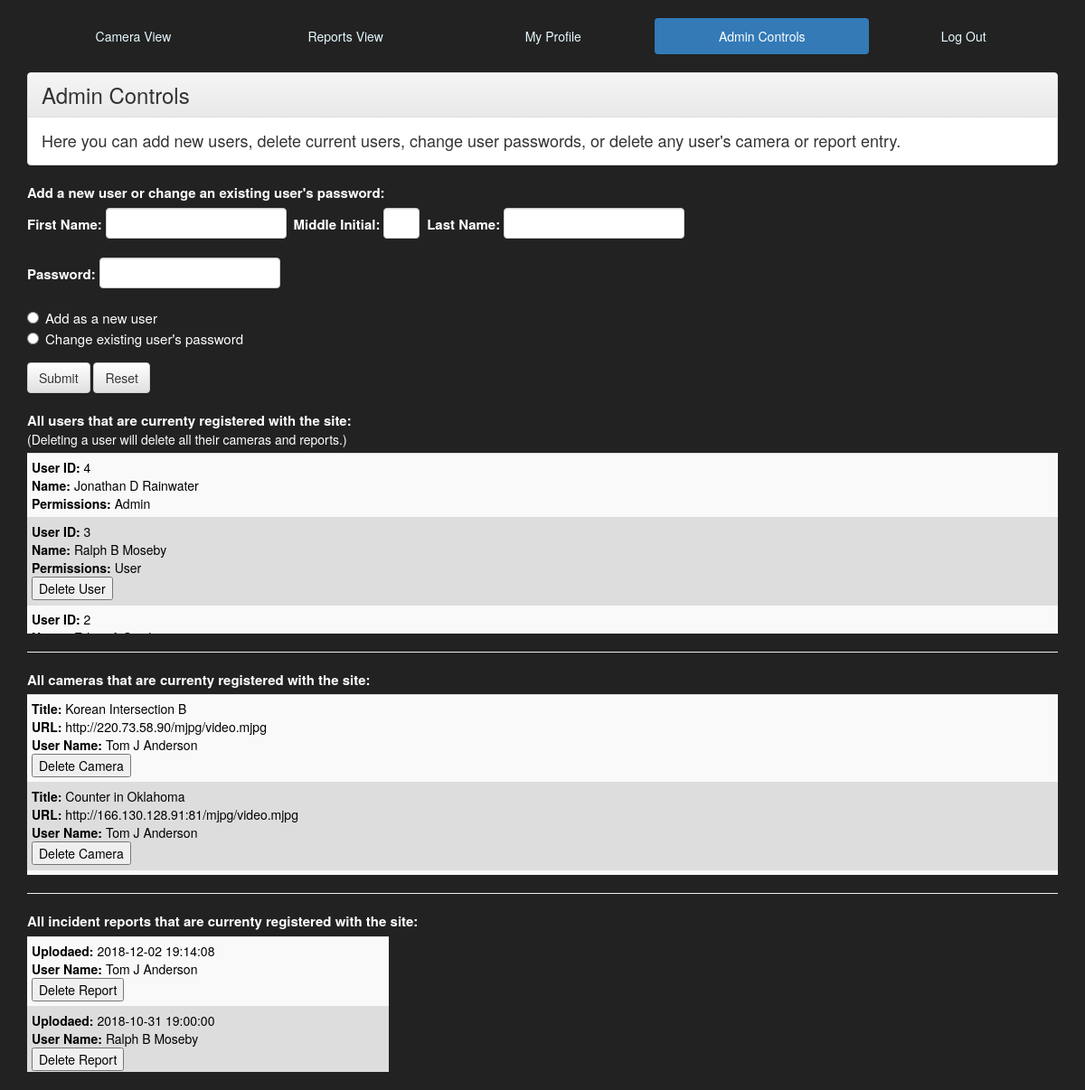
Screenshot of /public_html/project/admin.php (signed in) with the database file from the repository.
### tables this page shows
CREATE TABLE `USER` (
  `USER_ID` int(11) NOT NULL AUTO_INCREMENT,
  `L_NAME` varchar(50) NOT NULL,
  `F_NAME` varchar(50) DEFAULT NULL,
  `M_INITIAL` char(1) DEFAULT NULL,
  `PASSWORD` varchar(255) DEFAULT NULL,
  `IS_ADMIN` tinyint(1) DEFAULT NULL,
  PRIMARY KEY (`USER_ID`)
);

CREATE TABLE `CAMERA` (
  `CAMERA_ID` int(11) NOT NULL AUTO_INCREMENT,
  `URL` tinytext NOT NULL,
  `TITLE` varchar(100) DEFAULT NULL,
  `USER_ID` int(11) NOT NULL,
  PRIMARY KEY (`CAMERA_ID`),
  KEY `USER_ID` (`USER_ID`),
  CONSTRAINT `CAMERA_ibfk_1` FOREIGN KEY (`USER_ID`) REFERENCES `USER` (`USER_ID`) ON DELETE CASCADE
);

CREATE TABLE `REPORT` (
  `REPORT_ID` int(11) NOT NULL AUTO_INCREMENT,
  `UPLOAD_DATE` datetime NOT NULL DEFAULT CURRENT_TIMESTAMP,
  `BODY` text NOT NULL,
  `USER_ID` int(11) NOT NULL,
  PRIMARY KEY (`REPORT_ID`),
  KEY `USER_ID` (`USER_ID`),
  CONSTRAINT `REPORT_ibfk_1` FOREIGN KEY (`USER_ID`) REFERENCES `USER` (`USER_ID`) ON DELETE CASCADE
);

### public_html/project/camera_list_admin.php (the view, shortened to what this page needs)
<?php
require "db_connect.php";
$sql = "SELECT CAMERA_ID, URL, TITLE, L_NAME, F_NAME, M_INITIAL FROM CAMERA INNER JOIN USER ON CAMERA.USER_ID = USER.USER_ID ORDER BY CAMERA_ID DESC;";
$result = $conn->query($sql);
if ($result->num_rows > 0) {
	while($row = $result->fetch_assoc()) {
		echo '<tr><td><b>Title:</b> ' . $row["TITLE"] . '<br>';
			echo '<b>URL:</b> ' . $row["URL"] . '<br>';
			echo '<b>User Name: </b>' . $row["F_NAME"] . " " . $row["M_INITIAL"] . " " . $row["L_NAME"] . '<br>';
      echo '<form method="post" action="admin.php#cameraList">';
        echo '<input type="submit" value="Delete Camera">';
      echo '</form></td></tr>';
	}
} else {
	echo "0 results";
}
?>

### public_html/project/admin.php (shortened to what this page needs)
<!DOCTYPE html>
<html lang="en"><head>
<?php require "bootstrap_b.php"; ?>
<link rel="stylesheet" type="text/css" href="css/main.css">
</head>
<body role="document" style="background-color:#222;">
  <div class="container">
    <br>
    <?php
			$thisPage = $_SERVER["PHP_SELF"];
      include "navbar.php";
    ?>
    <br>
    <div class="panel panel-default">
      <div class="panel-heading">
        <h3 class="intro">Admin Controls</h3>
      </div>
      <div class="panel-body">
        <h4 class="intro">Here you can add new users, delete current users, change user passwords, or delete any user's camera or report entry.</h4>
      </div>
    </div>
    <form method="post" action="<?php echo htmlspecialchars($_SERVER["PHP_SELF"] . "#userForm");?>" id="userForm">
      <div class="form-group">
				<label>Add a new user or change an existing user's password:</label>
				<br>
        <label>First Name:</label>
        <input type="text" class="form-control inline" style="max-width:200px;" name="firstName" maxlength="50">
        &nbsp;<label>Middle Initial:</label>
        <input type="text" class="form-control inline" style="max-width:40px;" name="middleInitial" maxlength="1">
        &nbsp;<label>Last Name:</label>
        <input type="text" class="form-control inline" style="max-width:200px;" name="lastName" maxlength="50">
        <br>
        <br>
        <label>Password:</label>
        <input type="password" class="form-control inline" style="max-width:200px;" name="password" maxlength="32">
				<br>
				<br>
				<label class="radio-inline">
					<input type="radio" name="userRadio" value="addUser">Add as a new user
				</label>
				<br>
				<label class="radio-inline">
					<input type="radio" name="userRadio" value="changePassword">Change existing user's password
				</label>
      </div>
      <button type="submit" class="btn btn-default">Submit</button>
      <button type="reset" class="btn btn-default">Reset</button>
    </form>
		<br>
		<label style="margin-bottom:0px">All users that are currenty registered with the site:</label>
		<br>
		<label class="sm-norm-label">(Deleting a user will delete all their cameras and reports.)</label>
    <div class="my-lists" style="height:200px;">
      <table class="table table-striped table-condensed">
        <tbody>
					<?php
						include "user_list.php";
					?>
        </tbody>
      </table>
    </div>
    <hr>
		<label id="cameraList">All cameras that are currenty registered with the site:</label>
    <div class="my-lists" style="height:200px;">
      <table class="table table-striped table-condensed">
        <tbody>
					<?php
						include "camera_list_admin.php";
					?>
        </tbody>
      </table>
    </div>
    <hr>
		<label id="reportList">All incident reports that are currenty registered with the site:</label>
    <div class="my-lists" style="max-width:400px;">
      <table class="table table-striped table-condensed">
        <tbody>
					<?php
						include "reports_list_admin.php";
					?>
        </tbody>
      </table>
    </div>
    <br>
  </div>
</body>
</html>

### public_html/project/bootstrap_b.php (shortened to what this page needs)
<link rel="stylesheet" href="https://maxcdn.bootstrapcdn.com/bootstrap/3.3.5/css/bootstrap.min.css">
<link rel="stylesheet" href="https://maxcdn.bootstrapcdn.com/bootstrap/3.3.5/css/bootstrap-theme.min.css">

### public_html/project/navbar.php (shortened to what this page needs)
<?php
$cameraActive = $reportsActive = $profileActive = $adminActive = "";
	if (!!strpos($thisPage, "camera_view.php")) {
		$cameraActive = ' class="active"';
	} elseif (!!strpos($thisPage, "reports_view.php")) {
		$reportsActive = ' class="active"';
	} elseif (!!strpos($thisPage, "my_profile.php")) {
		$profileActive = ' class="active"';
	} elseif (!!strpos($thisPage, "admin.php")) {
		$adminActive = ' class="active"';
	}
    echo '<ul class="nav nav-pills nav-justified">';
      echo '<li' . $cameraActive . '>';
        echo '<a href="camera_view.php" data-toggle="tooltip" title="Shows all cameras that are currently registered with this site.">Camera View</a>';
      echo '</li>';
      echo '<li' . $reportsActive . '>';
        echo '<a href="reports_view.php" data-toggle="tooltip" title="Shows all users\' incident reports.">Reports View</a>';
      echo '</li>';
      echo '<li' . $profileActive . '>';
        echo '<a href="my_profile.php" data-toggle="tooltip" title="Add new cameras or incident reports, or delete your existing cameras or incedent reports.">My Profile</a>';
      echo '</li>';
			if ($_SESSION["is_admin"] == true) {
				echo '<li' . $adminActive . '><a href="admin.php" data-toggle="tooltip" title="Administrator controls.">Admin Controls</a></li>';
			}
      echo '<li><a href="logout.php">Log Out</a></li>';
    echo '</ul>';
?>

### public_html/project/user_list.php (shortened to what this page needs)
<?php
require "db_connect.php";
$sql = "SELECT USER_ID, L_NAME, F_NAME, M_INITIAL, IS_ADMIN FROM USER ORDER BY USER_ID DESC;";
$result = $conn->query($sql);
if ($result->num_rows > 0) {
	while($row = $result->fetch_assoc()) {
		echo '<tr><td><b>User ID:</b> ' . $row["USER_ID"] . '<br>';
			echo '<b>Name:</b> ' . $row["F_NAME"] . " " . $row["M_INITIAL"] . " " . $row["L_NAME"] . '<br>';
			if ($row["IS_ADMIN"] == true) {
				echo '<b>Permissions: </b>Admin</td></tr>';
			} else {
				echo '<b>Permissions: </b>User<br>';
      	echo '<form method="post" action="admin.php#userForm">';
        	echo '<input type="submit" value="Delete User">';
      	echo '</form></td></tr>';
			}
	}
} else {
	echo "0 results";
}
?>

### public_html/project/reports_list_admin.php (shortened to what this page needs)
<?php
require "db_connect.php";
$sql = "SELECT REPORT.REPORT_ID, REPORT.UPLOAD_DATE, USER.F_NAME, USER.M_INITIAL, USER.L_NAME, REPORT.BODY FROM REPORT INNER JOIN USER ON REPORT.USER_ID = USER.USER_ID ORDER BY REPORT.UPLOAD_DATE DESC;";
$result = $conn->query($sql);
if ($result->num_rows > 0) {
	while($row = $result->fetch_assoc()) {
		echo '<tr><td><b>Uplodaed:</b> ' . $row["UPLOAD_DATE"] . '<br>';
			echo '<b>User Name: </b>' . $row["F_NAME"] . " " .  $row["M_INITIAL"] . " " .  $row["L_NAME"] . '<br>';
      echo '<form method="post" action="admin.php#reportList">';
        echo '<input type="submit" value="Delete Report">';
      echo '</form></td></tr>';
	}
} else {
	echo "0 results";
}
?>

### public_html/project/css/main.css (style rules this page uses)
.nav-pills a:link,a:visited { color:#e6f9ff; }
.intro { margin-top:1px; margin-bottom:1px; }
.panel-body { font-size:15px; }
label { color:#fff; font-size:15px; }
.sm-norm-label { font-size: 14px; font-weight: normal; margin-top: 0px; }
.inline { display: inline; }
.form-control { font-size:17px; }
.my-lists { color:#000; height:150px; overflow:auto; background-color:#ddd; }

### rows the page displays
user: USER_ID "4", F_NAME "Jonathan", M_INITIAL "D", L_NAME "Rainwater", shows "Permissions:", IS_ADMIN "Admin"
user: USER_ID "3", F_NAME "Ralph", M_INITIAL "B", L_NAME "Moseby"
user: USER_ID "2"
camera: TITLE "Korean Intersection B", URL "http://220.73.58.90/mjpg/video.mjpg", USER_ID.F_NAME "Tom", USER_ID.M_INITIAL "J", USER_ID.L_NAME "Anderson"
camera: TITLE "Counter in Oklahoma", URL "http://166.130.128.91:81/mjpg/video.mjpg", USER_ID.F_NAME "Tom", USER_ID.M_INITIAL "J", USER_ID.L_NAME "Anderson"
report: UPLOAD_DATE "2018-12-02 19:14:08", USER_ID.F_NAME "Tom", USER_ID.M_INITIAL "J", USER_ID.L_NAME "Anderson"
report: UPLOAD_DATE "2018-10-31 19:00:00", USER_ID.F_NAME "Ralph", USER_ID.M_INITIAL "B", USER_ID.L_NAME "Moseby"
